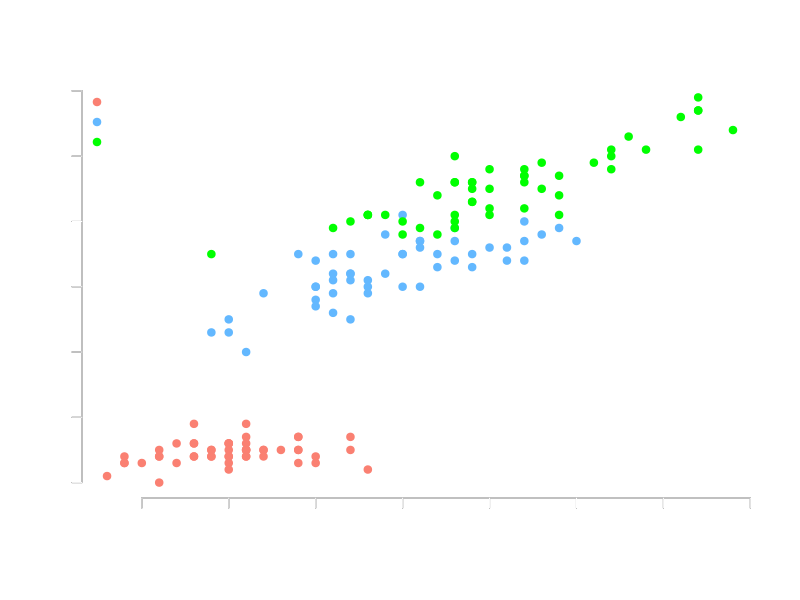
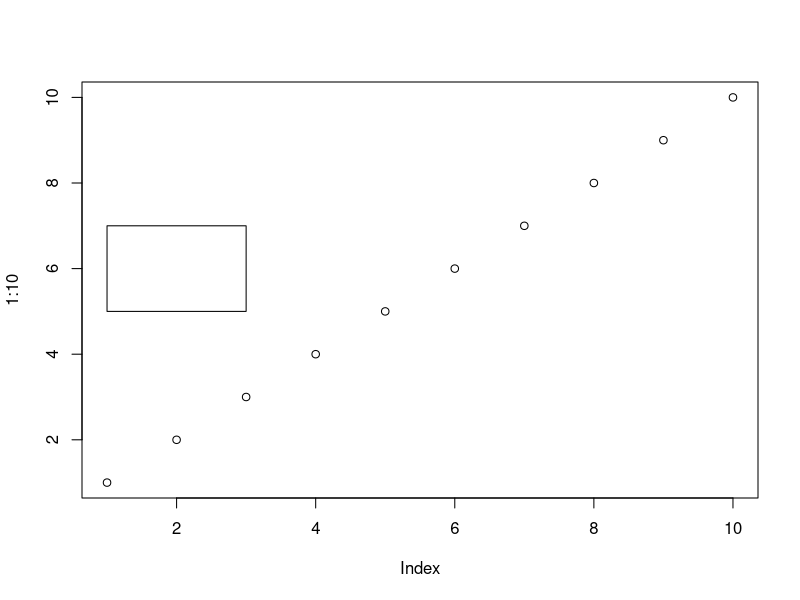

Source code (R) for these figures, in order: (Note: this script raises an error after producing the figures.)



png(file = "portada.png", bg = "transparent")

par(col.axis='white', col.lab='white', col.main='white')

with(iris, plot(x=Sepal.Length, y=Petal.Length, pch=19, bty='n',
                col=c('salmon', 'steelblue1', 'green1')[Species]))

axis(side=1, col='white')
axis(side=2, col='white')

legend('topleft', legend=levels(iris$Species),
       col=c('salmon', 'steelblue1', 'green1'), pch=19,
       text.col='white', bty='n')


dev.off()


jpeg(file = "portada.jpeg")
plot(1:10)
rect(1, 5, 3, 7, col = "white")
dev.off()




jpeg(filename="portada999.jpeg", #bg="transparent",
     quality=99,
     width=859, height=453)

par(col.axis='white', bg='transparent',
    col.lab='white', col.main='white')

plot(f[[1]], main='', las=1, lwd=3,
     bty='n', xaxt='n', yaxt='n',
     xlim=c(4, 20), col=paleta[1],
     xlab='Producción promedio por día (lt)',
     ylab='Densidad')
for (i in 2:8) lines(f[[i]], lwd=3, col=paleta[i])

axis(side=1, col='white')
axis(side=2, col='white')

legend('topright', col=paleta, text.col='white',
       lwd=2, bty='n',
       legend=paste('Parto ', 1:8))

dev.off()

